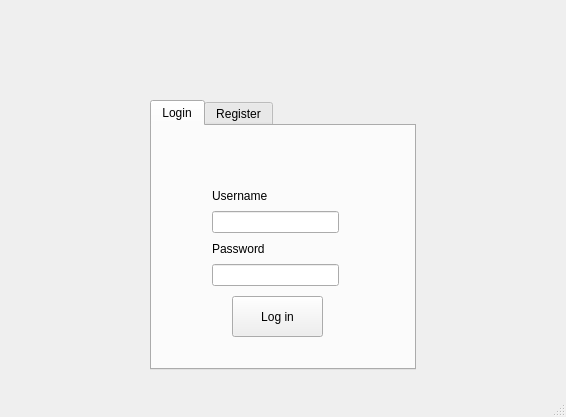
<?xml version="1.0" encoding="UTF-8"?>
<ui version="4.0">
 <class>LoginWindow</class>
 <widget class="QMainWindow" name="LoginWindow">
  <property name="geometry">
   <rect>
    <x>0</x>
    <y>0</y>
    <width>566</width>
    <height>417</height>
   </rect>
  </property>
  <property name="minimumSize">
   <size>
    <width>0</width>
    <height>0</height>
   </size>
  </property>
  <property name="maximumSize">
   <size>
    <width>700</width>
    <height>530</height>
   </size>
  </property>
  <property name="windowTitle">
   <string>MainWindow</string>
  </property>
  <widget class="QWidget" name="centralwidget">
   <layout class="QGridLayout" name="gridLayout">
    <property name="leftMargin">
     <number>150</number>
    </property>
    <property name="topMargin">
     <number>100</number>
    </property>
    <property name="rightMargin">
     <number>150</number>
    </property>
    <property name="bottomMargin">
     <number>25</number>
    </property>
    <item row="0" column="0">
     <widget class="QTabWidget" name="tabWidget">
      <property name="styleSheet">
       <string notr="true"/>
      </property>
      <property name="currentIndex">
       <number>0</number>
      </property>
      <widget class="QWidget" name="Login">
       <attribute name="title">
        <string>Login</string>
       </attribute>
       <widget class="QPushButton" name="loginButton">
        <property name="geometry">
         <rect>
          <x>80</x>
          <y>170</y>
          <width>91</width>
          <height>41</height>
         </rect>
        </property>
        <property name="text">
         <string>Log in</string>
        </property>
       </widget>
       <widget class="QWidget" name="">
        <property name="geometry">
         <rect>
          <x>60</x>
          <y>60</y>
          <width>127</width>
          <height>100</height>
         </rect>
        </property>
        <layout class="QVBoxLayout" name="verticalLayout">
         <item>
          <widget class="QLabel" name="loginUsername">
           <property name="text">
            <string>Username</string>
           </property>
          </widget>
         </item>
         <item>
          <widget class="QLineEdit" name="loginUsernameEdit">
           <property name="text">
            <string/>
           </property>
          </widget>
         </item>
         <item>
          <widget class="QLabel" name="loginPassword">
           <property name="text">
            <string>Password</string>
           </property>
          </widget>
         </item>
         <item>
          <widget class="QLineEdit" name="loginPasswordEdit"/>
         </item>
        </layout>
       </widget>
      </widget>
      <widget class="QWidget" name="Register">
       <attribute name="title">
        <string>Register</string>
       </attribute>
       <widget class="QPushButton" name="registerButton">
        <property name="geometry">
         <rect>
          <x>90</x>
          <y>190</y>
          <width>91</width>
          <height>41</height>
         </rect>
        </property>
        <property name="text">
         <string>Register</string>
        </property>
       </widget>
       <widget class="QWidget" name="">
        <property name="geometry">
         <rect>
          <x>70</x>
          <y>20</y>
          <width>127</width>
          <height>152</height>
         </rect>
        </property>
        <layout class="QVBoxLayout" name="verticalLayout_2">
         <item>
          <widget class="QLabel" name="registerUsername">
           <property name="text">
            <string>Username</string>
           </property>
          </widget>
         </item>
         <item>
          <widget class="QLineEdit" name="registerUsernameEdit"/>
         </item>
         <item>
          <widget class="QLabel" name="registerPassword">
           <property name="text">
            <string>Password</string>
           </property>
          </widget>
         </item>
         <item>
          <widget class="QLineEdit" name="registerPasswordEdit"/>
         </item>
         <item>
          <widget class="QLabel" name="registerPasswordConf">
           <property name="text">
            <string>Confirm Password</string>
           </property>
          </widget>
         </item>
         <item>
          <widget class="QLineEdit" name="registerPasswordConfEdit"/>
         </item>
        </layout>
       </widget>
      </widget>
     </widget>
    </item>
   </layout>
  </widget>
  <widget class="QStatusBar" name="statusBar"/>
 </widget>
 <resources/>
 <connections>
  <connection>
   <sender>loginButton</sender>
   <signal>clicked()</signal>
   <receiver>LoginWindow</receiver>
   <slot>onLoginClicked()</slot>
   <hints>
    <hint type="sourcelabel">
     <x>288</x>
     <y>325</y>
    </hint>
    <hint type="destinationlabel">
     <x>444</x>
     <y>332</y>
    </hint>
   </hints>
  </connection>
  <connection>
   <sender>registerButton</sender>
   <signal>clicked()</signal>
   <receiver>LoginWindow</receiver>
   <slot>onRegisterClicked()</slot>
   <hints>
    <hint type="sourcelabel">
     <x>287</x>
     <y>337</y>
    </hint>
    <hint type="destinationlabel">
     <x>427</x>
     <y>358</y>
    </hint>
   </hints>
  </connection>
 </connections>
 <slots>
  <signal>RegisterSuccess()</signal>
  <signal>LoginSuccess()</signal>
  <slot>onLoginClicked()</slot>
  <slot>onRegisterClicked()</slot>
 </slots>
</ui>
